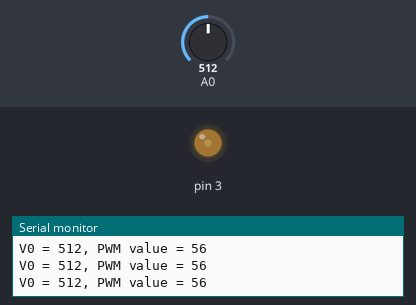
Simulated run of this sketch. Board: Arduino Uno, built with avr-gcc and run on an emulated ATmega328P. Shown: output pins drawn as LEDs (lit = HIGH), the last lines printed to the serial monitor. The test bench sets the inputs (shaded band); at power-on: A0 = 512.

Above: at 1.2 s.
1.3 s: A0 set to 0
At 2.3 s:
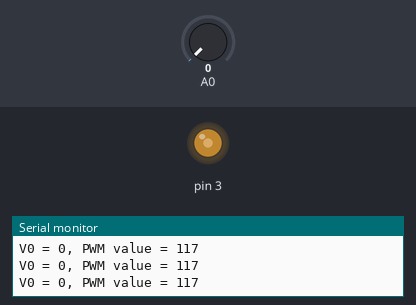
2.8 s: A0 set to 1010
At 4.0 s:
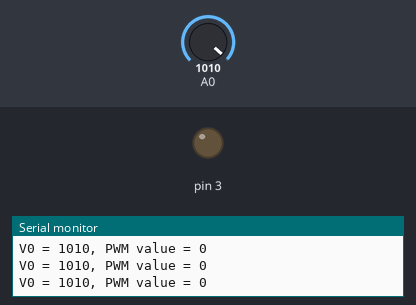
4.3 s: A0 set to 987
7.3 s: A0 set to 963
At 7.6 s:
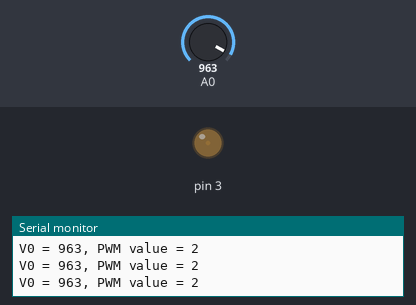
Timing chart, 0 to 9.8 s (numbered marks = the images above; inputs shaded):
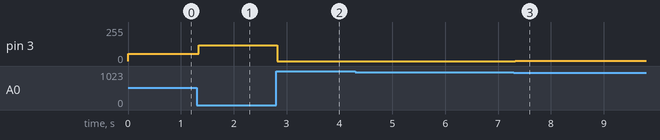

Measured:
- after the input at 1.3 s, pin 3: 56/255 → 117/255 at once
- after the input at 2.8 s, pin 3: 117/255 → 0/255 at once
- after the input at 7.3 s, pin 3: 0/255 → 2/255 at once

The sketch:

Light_Sensors.ino
```cpp
const int maxVoltage = 1000;
const int minVoltage = 50;

const int maxPWM = 128;
const int minPWM = 8;

void setup()
{
  pinMode(3,OUTPUT);
  Serial.begin(9600);
}

void loop()
{
  int v0 = analogRead(A0);

  Serial.print("V0 = ");
  Serial.print(v0);

  int absVoltage = v0 - minVoltage;
  int pwmValue = (((maxVoltage - absVoltage) / (float) maxVoltage) * (maxPWM-minPWM)) - minPWM;

  if (pwmValue<0) pwmValue=0;

  Serial.print(", PWM value = ");
  Serial.print(pwmValue);
  Serial.println();

  analogWrite(3,pwmValue);

  delay(10);
}
```
